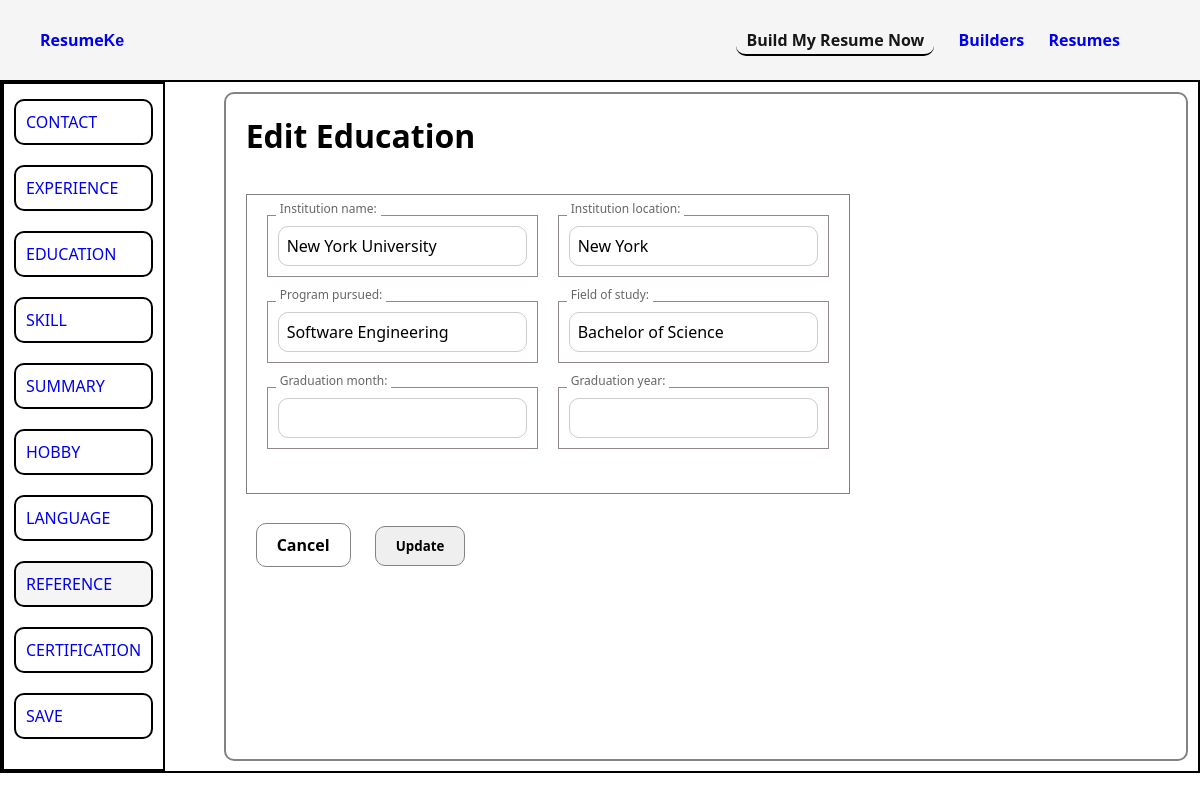
Before: /client/education/1/ (signed in) with the older database file.
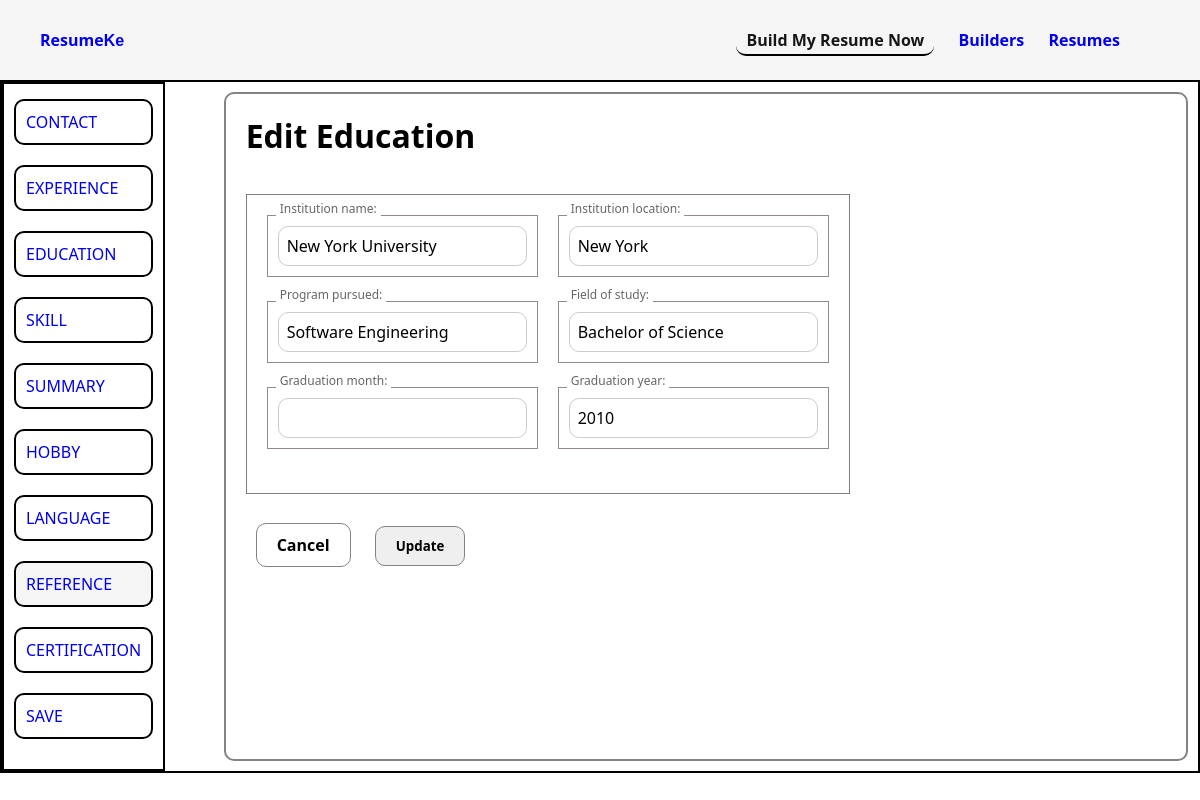
After: the same page with the newer database file.
### client/models.py (models this page shows, shortened)
class Education(models.Model):
    client = models.ForeignKey(Client, on_delete=models.CASCADE)
    institution_name = models.CharField(max_length=100, default='')
    institution_location = models.CharField(max_length=100, default='')
    program_pursued = models.CharField(max_length=100, default='')
    field_of_study = models.CharField(max_length=100, default='')
    graduated = models.BooleanField(default=True)
    graduation_month = models.CharField(max_length=100, null=True, blank=True)
    graduation_year = models.CharField(max_length=100, null=True, blank=True)

### client/views.py (the view)
# urls.py: path('education/<int:pk>/', edit_education, name="edit_education"),
@login_required
def edit_education(request, pk):
    education = get_object_or_404(Education, pk=pk, client__user=request.user)
    if request.method == 'POST':
        edit_education_form = EducationForm(request.POST, instance=education)
        if edit_education_form.is_valid():
            edit_education_form.save()
            return redirect("client:client_education_page")
    else:
        edit_education_form = EducationForm(instance=education)
    return render(request, "education/edit.html", {
        "edit_education_form":edit_education_form,
    })

### client/forms.py
class EducationForm(forms.ModelForm):
    class Meta:
        model = Education
        fields = ("institution_name", "institution_location", "program_pursued", "field_of_study", "graduated", "graduation_month", "graduation_year")

### client/templates/education/edit.html (shortened to what this page needs)
{% extends "base.html" %}
{% block head %}
    {% load static %}
    <link rel="stylesheet" href="{% static 'css/builder/input.css' %}">
{% endblock head %}
{% block body %}
<div class="input-page">
    {% include "left-navbar.html" with active_page="reference" %}
    {% if edit_education_form %}
    <form method="post" action="{% url 'client:edit_education' edit_education_form.instance.pk %}" class="experience-section right-side">
        <h1>Edit Education</h1>
        <br>
        <div class="input-div">
            <div class="center">
                <div class="form-group">
                    {{ edit_education_form.institution_name }}
                    <span class="placeholder">{{ edit_education_form.institution_name.label_tag }}</span>
                </div>
                <div class="form-group">
                    {{ edit_education_form.institution_location }}
                    <span class="placeholder">{{ edit_education_form.institution_location.label_tag }}</span>
                </div>
            </div>
            <div class="center">
                <div class="form-group">
                    {{ edit_education_form.program_pursued }}
                    <span class="placeholder">{{ edit_education_form.program_pursued.label_tag }}</span>
                </div>
                <div class="form-group">
                    {{ edit_education_form.field_of_study }}
                    <span class="placeholder">{{ edit_education_form.field_of_study.label_tag }}</span>
                </div>
            </div>
            <div class="center">
                <div class="form-group">
                    {{ edit_education_form.graduation_month }}
                    <span class="placeholder">{{ edit_education_form.graduation_month.label_tag }}</span>
                </div>
                <div class="form-group">
                    {{ edit_education_form.graduation_year }}
                    <span class="placeholder">{{ edit_education_form.graduation_year.label_tag }}</span>
                </div>
            </div>
        </div>
        <br>
        <div class="button-div center">
            <a href="{% url 'client:client_education_page' %}" class="cancel-btn">Cancel</a>
            <button type="submit">Update</button>
        </div>
    </form>
    {% endif %}
</div>
{% endblock body %}

Changed rows visible on the page:
changed Education "New York University": graduation_year (not shown) → "2010"
